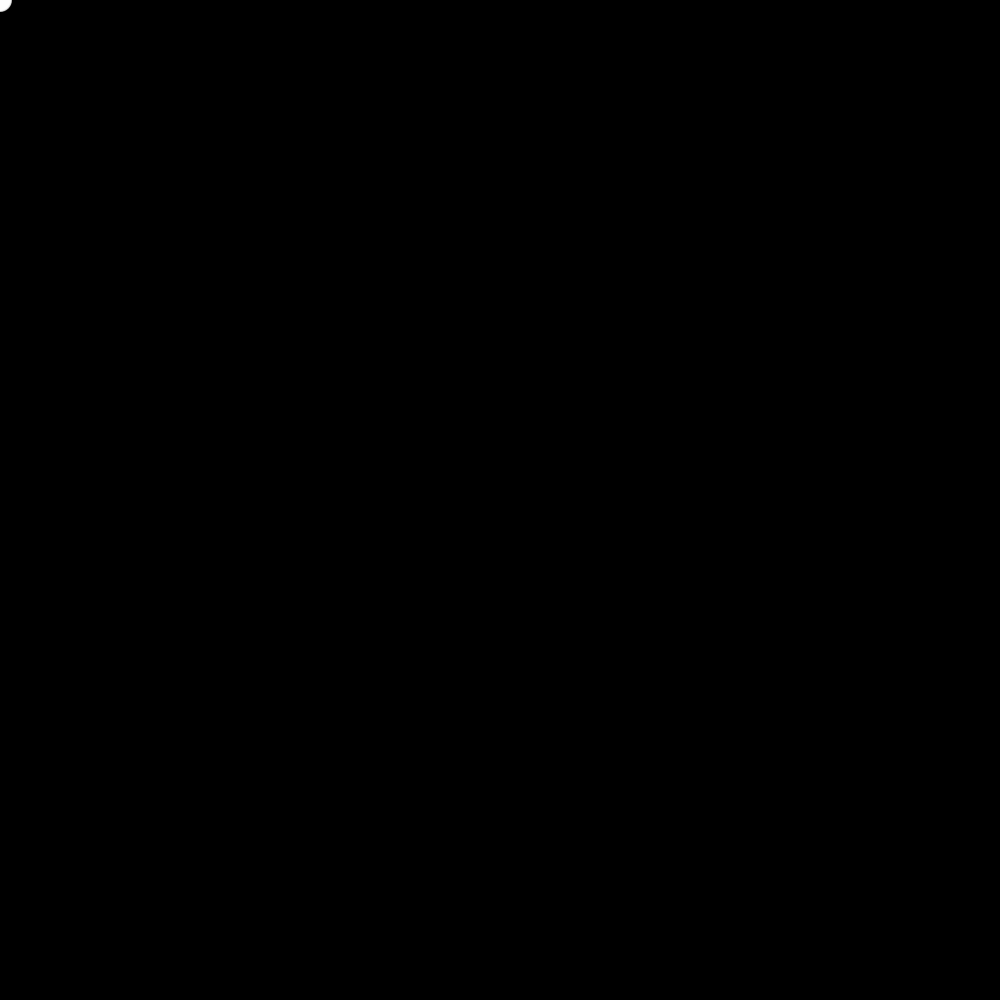
Frame 1 (no input)
Frame 60 (the mouse pressed at the canvas centre just before this capture): identical to frame 1, image omitted
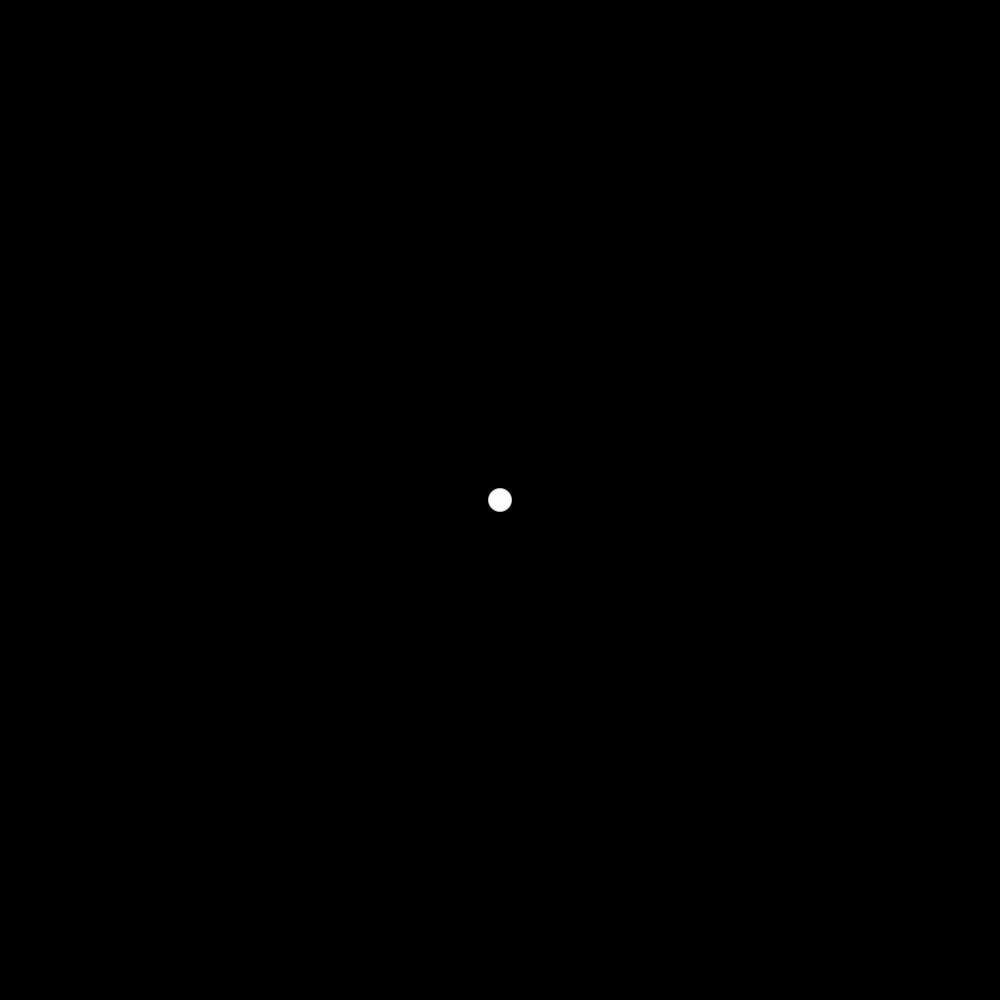
Frame 120 (the mouse held since frame 60 and released just before this capture)

The Processing sketch that drew these frames (run headless with seeded random() and noise(); from frame 60 on, the mouse is pressed at the canvas centre):

// Processing sketch: day17_3
// ── day17_3.pde
int num =50;
int[] x = new int[50];
int[] y = new int[50];

void setup(){
  size(1000,1000);
  noStroke();
  fill(255,102); }
void draw(){
  background(0);
  if (mousePressed){
  for (int i = num-1; i > 0; i--){
    x[i] = x[i-1];
    y[i] = y[i-1]; }}
    
    x[0] = mouseX;
    y[0] = mouseY;//add value @ top of the list
    
    for (int i = 0; i < num; i++){
      ellipse(x[i], y[i],i/2,i/2);
    }
}    
